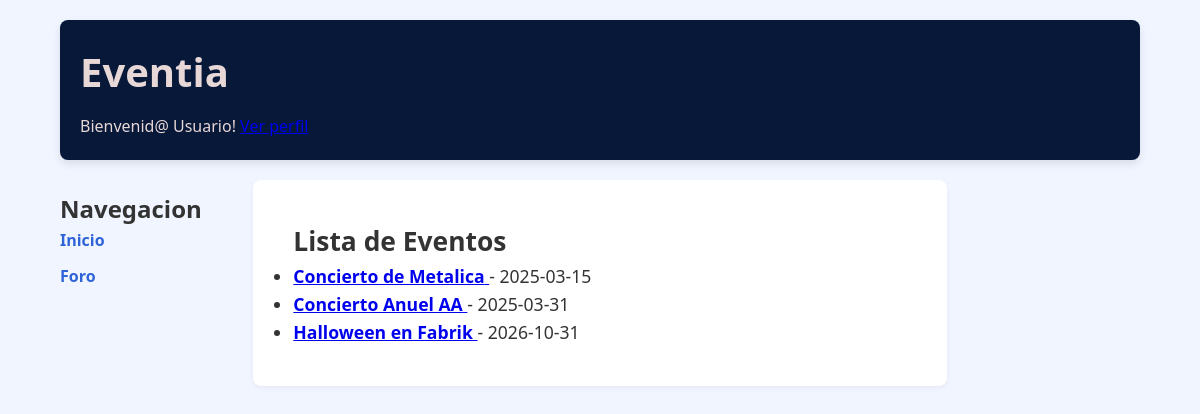
The app's page /Practica2/index.php (signed in) with its own data.
### tables this page shows
CREATE TABLE `eventos` (
  `id` int(11) NOT NULL,
  `nombre` varchar(255) NOT NULL,
  `descripcion` text DEFAULT NULL,
  `fecha_inicio` date NOT NULL,
  `fecha_fin` date DEFAULT NULL,
  `lugar` varchar(255) DEFAULT NULL,
  `organizador` varchar(100) DEFAULT NULL
);

### Practica2/eventos.php (the view, shortened to what this page needs)
<?php
    include("conexion_bd.php");
    $resultado = $conexion->query("SELECT * FROM eventos");
    echo "<h2>Lista de Eventos</h2>";
    echo "<ul>";
    while ($fila = $resultado->fetch_assoc()) {
        $fecha_texto = $fila['fecha_inicio'];
        echo "<li>
            <a href='evento.php?id=" . $fila['id'] . "'>
                <strong>" . $fila['nombre'] . "</strong>
            </a> - " . $fecha_texto . "<br>";
        echo "</li>";
    }
    echo "</ul>";
?>

### Practica2/CSS/estilo.css (style rules this page uses)
* { margin: 0; padding: 0; box-sizing: border-box; }
body { font-family: 'Segoe UI', Tahoma, Geneva, Verdana, sans-serif; background-color: #f0f5ff; color: #333; line-height: 1.6; }

### records on screen
eventos: nombre "Concierto de Metalica", fecha_inicio "2025-03-15"
eventos: nombre "Concierto Anuel AA", fecha_inicio "2025-03-31"
eventos: nombre "Halloween en Fabrik", fecha_inicio "2026-10-31"

### other values on screen
$_SESSION["usuario_nombre"] "Usuario"
